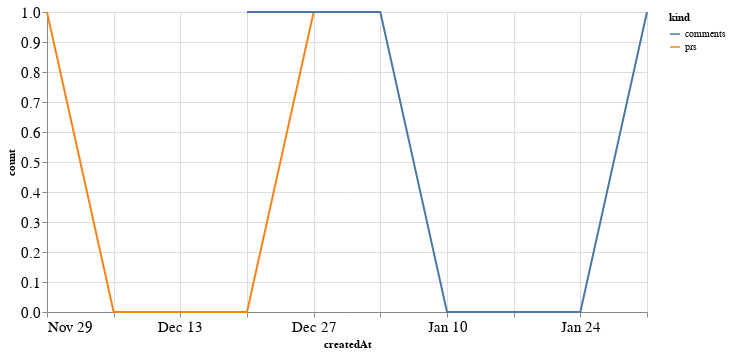

This figure's notebook cell:
### Code cell
alt.Chart(total_time, width=600).mark_line().encode(
    x='createdAt',
    y='count',
    color='kind'
)

### Figure 1 — Vega-Lite specification as saved in the notebook (floating-point values rounded to 4 significant figures)
{"config": {"axisLeft": {"labelFontSize": 15}, "axisBottom": {"labelFontSize": 15}}, "data": {"name": "data-1f81ecd3370b3e0798460603218a644d"}, "mark": "line", "encoding": {"color": {"type": "nominal", "field": "kind"}, "x": {"type": "temporal", "field": "createdAt"}, "y": {"type": "quantitative", "field": "count"}}, "width": 600, "$schema": "https://vega.github.io/schema/vega-lite/v4.8.1.json", "datasets": {"data-1f81ecd3370b3e0798460603218a644d": [{"createdAt": "2020-11-29T00:00:00", "kind": "prs", "count": 1.0}, {"createdAt": "2020-12-06T00:00:00", "kind": "prs", "count": 0.0}, {"createdAt": "2020-12-13T00:00:00", "kind": "prs", "count": 0.0}, {"createdAt": "2020-12-20T00:00:00", "kind": "prs", "count": 0.0}, {"createdAt": "2020-12-27T00:00:00", "kind": "prs", "count": 1.0}, {"createdAt": "2021-01-03T00:00:00", "kind": "prs", "count": 1.0}, {"createdAt": "2021-01-10T00:00:00", "kind": "prs", "count": null}, {"createdAt": "2021-01-17T00:00:00", "kind": "prs", "count": null}, {"createdAt": "2021-01-24T00:00:00", "kind": "prs", "count": null}, {"createdAt": "2021-01-31T00:00:00", "kind": "prs", "count": null}, {"createdAt": "2020-11-29T00:00:00", "kind": "comments", "count": null}, {"createdAt": "2020-12-06T00:00:00", "kind": "comments", "count": null}, {"createdAt": "2020-12-13T00:00:00", "kind": "comments", "count": null}, {"createdAt": "2020-12-20T00:00:00", "kind": "comments", "count": 1.0}, {"createdAt": "2020-12-27T00:00:00", "kind": "comments", "count": 1.0}, {"createdAt": "2021-01-03T00:00:00", "kind": "comments", "count": 1.0}, {"createdAt": "2021-01-10T00:00:00", "kind": "comments", "count": 0.0}, {"createdAt": "2021-01-17T00:00:00", "kind": "comments", "count": 0.0}, {"createdAt": "2021-01-24T00:00:00", "kind": "comments", "count": 0.0}, {"createdAt": "2021-01-31T00:00:00", "kind": "comments", "count": 1.0}]}}
